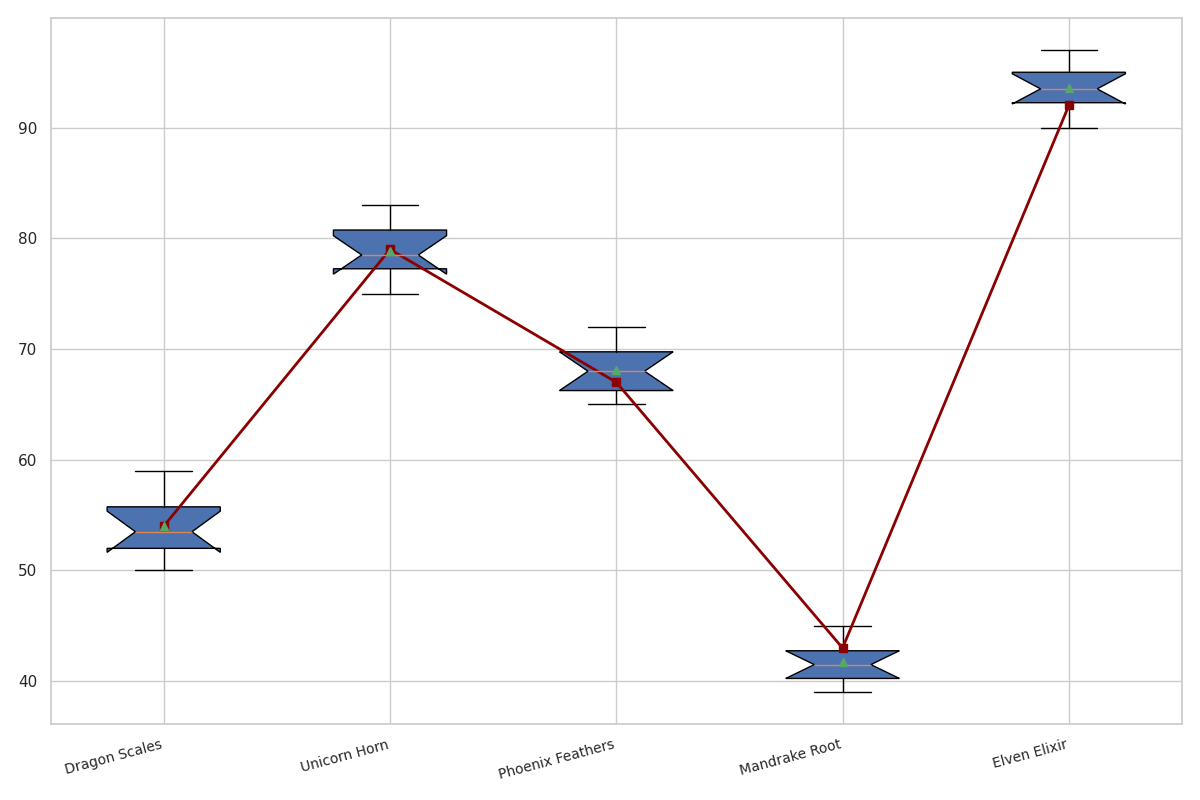

Reproduce this figure in Python.
import matplotlib.pyplot as plt
import numpy as np

# Define ingredient names
ingredients = ['Dragon Scales', 'Unicorn Horn', 'Phoenix Feathers', 'Mandrake Root', 'Elven Elixir']

# Constructing dataset for each ingredient's potency over various batches
potencies = [
    [50, 55, 53, 52, 51, 56, 54, 58, 52, 59],
    [75, 78, 77, 80, 79, 76, 81, 82, 83, 78],
    [65, 68, 70, 67, 66, 69, 71, 72, 65, 68],
    [40, 42, 41, 43, 39, 44, 40, 45, 42, 41],
    [90, 95, 92, 93, 91, 96, 94, 97, 93, 95]
]

# New dataset for the overlay line plot representing average potency under different conditions
average_potencies = [54, 79, 67, 43, 92]

# Create a vertical box plot
fig, ax = plt.subplots(figsize=(12, 8))

# Boxplot data
boxes = ax.boxplot(potencies, patch_artist=True, notch=True, vert=True, showmeans=True)

# Overlay line plot
ax.plot(range(1, len(average_potencies) + 1), average_potencies, marker='s', linestyle='-', color='darkred', linewidth=2)

# Set x-tick labels
ax.set_xticks(range(1, len(ingredients) + 1))
ax.set_xticklabels(ingredients, fontsize=10, rotation=15, ha='right')

# Automatically adjust layout to prevent overlap
plt.tight_layout()

# Show plot
plt.show()
